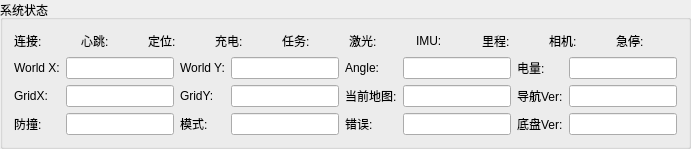
              <widget class="QGroupBox" name="groupBox_Pose">
               <property name="sizePolicy">
                <sizepolicy hsizetype="Preferred" vsizetype="Maximum">
                 <horstretch>0</horstretch>
                 <verstretch>0</verstretch>
                </sizepolicy>
               </property>
               <property name="title">
                <string>系统状态</string>
               </property>
               <layout class="QGridLayout" name="gridLayout_11">
                <item row="1" column="0">
                 <widget class="QLabel" name="label_WX">
                  <property name="text">
                   <string>World X:</string>
                  </property>
                 </widget>
                </item>
                <item row="1" column="2">
                 <widget class="QLabel" name="label_WY">
                  <property name="text">
                   <string>World Y:</string>
                  </property>
                 </widget>
                </item>
                <item row="1" column="4">
                 <widget class="QLabel" name="label_Angle">
                  <property name="text">
                   <string>Angle:</string>
                  </property>
                 </widget>
                </item>
                <item row="2" column="1">
                 <widget class="QLineEdit" name="lineEdit_GridX">
                  <property name="sizePolicy">
                   <sizepolicy hsizetype="Preferred" vsizetype="Fixed">
                    <horstretch>0</horstretch>
                    <verstretch>0</verstretch>
                   </sizepolicy>
                  </property>
                  <property name="readOnly">
                   <bool>true</bool>
                  </property>
                 </widget>
                </item>
                <item row="1" column="1">
                 <widget class="QLineEdit" name="lineEdit_WX">
                  <property name="sizePolicy">
                   <sizepolicy hsizetype="Preferred" vsizetype="Fixed">
                    <horstretch>0</horstretch>
                    <verstretch>0</verstretch>
                   </sizepolicy>
                  </property>
                  <property name="readOnly">
                   <bool>true</bool>
                  </property>
                 </widget>
                </item>
                <item row="2" column="3">
                 <widget class="QLineEdit" name="lineEdit_GridY">
                  <property name="sizePolicy">
                   <sizepolicy hsizetype="Preferred" vsizetype="Fixed">
                    <horstretch>0</horstretch>
                    <verstretch>0</verstretch>
                   </sizepolicy>
                  </property>
                  <property name="readOnly">
                   <bool>true</bool>
                  </property>
                 </widget>
                </item>
                <item row="1" column="7">
                 <widget class="QLineEdit" name="lineEdit_Battery">
                  <property name="sizePolicy">
                   <sizepolicy hsizetype="Preferred" vsizetype="Fixed">
                    <horstretch>0</horstretch>
                    <verstretch>0</verstretch>
                   </sizepolicy>
                  </property>
                  <property name="readOnly">
                   <bool>true</bool>
                  </property>
                 </widget>
                </item>
                <item row="2" column="6">
                 <widget class="QLabel" name="label_NavVer">
                  <property name="sizePolicy">
                   <sizepolicy hsizetype="Maximum" vsizetype="Preferred">
                    <horstretch>0</horstretch>
                    <verstretch>0</verstretch>
                   </sizepolicy>
                  </property>
                  <property name="text">
                   <string>导航Ver:</string>
                  </property>
                 </widget>
                </item>
                <item row="2" column="0">
                 <widget class="QLabel" name="label_GridX">
                  <property name="text">
                   <string>GridX:</string>
                  </property>
                 </widget>
                </item>
                <item row="1" column="3">
                 <widget class="QLineEdit" name="lineEdit_WY">
                  <property name="sizePolicy">
                   <sizepolicy hsizetype="Preferred" vsizetype="Fixed">
                    <horstretch>0</horstretch>
                    <verstretch>0</verstretch>
                   </sizepolicy>
                  </property>
                  <property name="readOnly">
                   <bool>true</bool>
                  </property>
                 </widget>
                </item>
                <item row="3" column="1">
                 <widget class="QLineEdit" name="lineEdit_AntiCollision">
                  <property name="sizePolicy">
                   <sizepolicy hsizetype="Preferred" vsizetype="Fixed">
                    <horstretch>0</horstretch>
                    <verstretch>0</verstretch>
                   </sizepolicy>
                  </property>
                  <property name="maximumSize">
                   <size>
                    <width>16777215</width>
                    <height>16777215</height>
                   </size>
                  </property>
                  <property name="readOnly">
                   <bool>true</bool>
                  </property>
                 </widget>
                </item>
                <item row="3" column="4">
                 <widget class="QLabel" name="label_ErrorCode">
                  <property name="sizePolicy">
                   <sizepolicy hsizetype="Maximum" vsizetype="Preferred">
                    <horstretch>0</horstretch>
                    <verstretch>0</verstretch>
                   </sizepolicy>
                  </property>
                  <property name="text">
                   <string>错误:</string>
                  </property>
                 </widget>
                </item>
                <item row="2" column="5">
                 <widget class="QLineEdit" name="lineEdit_CurrentMap">
                  <property name="sizePolicy">
                   <sizepolicy hsizetype="Preferred" vsizetype="Fixed">
                    <horstretch>0</horstretch>
                    <verstretch>0</verstretch>
                   </sizepolicy>
                  </property>
                  <property name="readOnly">
                   <bool>true</bool>
                  </property>
                 </widget>
                </item>
                <item row="1" column="5">
                 <widget class="QLineEdit" name="lineEdit_Angle">
                  <property name="sizePolicy">
                   <sizepolicy hsizetype="Preferred" vsizetype="Fixed">
                    <horstretch>0</horstretch>
                    <verstretch>0</verstretch>
                   </sizepolicy>
                  </property>
                  <property name="readOnly">
                   <bool>true</bool>
                  </property>
                 </widget>
                </item>
                <item row="3" column="0">
                 <widget class="QLabel" name="label_AntiCollision">
                  <property name="sizePolicy">
                   <sizepolicy hsizetype="Maximum" vsizetype="Preferred">
                    <horstretch>0</horstretch>
                    <verstretch>0</verstretch>
                   </sizepolicy>
                  </property>
                  <property name="text">
                   <string>防撞:</string>
                  </property>
                 </widget>
                </item>
                <item row="1" column="6">
                 <widget class="QLabel" name="label_Battery">
                  <property name="text">
                   <string>电量:</string>
                  </property>
                 </widget>
                </item>
                <item row="3" column="2">
                 <widget class="QLabel" name="label_WorkMode">
                  <property name="sizePolicy">
                   <sizepolicy hsizetype="Maximum" vsizetype="Preferred">
                    <horstretch>0</horstretch>
                    <verstretch>0</verstretch>
                   </sizepolicy>
                  </property>
                  <property name="text">
                   <string>模式:</string>
                  </property>
                 </widget>
                </item>
                <item row="3" column="3">
                 <widget class="QLineEdit" name="lineEdit_WorkMode">
                  <property name="sizePolicy">
                   <sizepolicy hsizetype="Preferred" vsizetype="Fixed">
                    <horstretch>0</horstretch>
                    <verstretch>0</verstretch>
                   </sizepolicy>
                  </property>
                  <property name="maximumSize">
                   <size>
                    <width>16777215</width>
                    <height>16777215</height>
                   </size>
                  </property>
                  <property name="readOnly">
                   <bool>true</bool>
                  </property>
                 </widget>
                </item>
                <item row="3" column="7">
                 <widget class="QLineEdit" name="lineEdit_ChassisVer">
                  <property name="sizePolicy">
                   <sizepolicy hsizetype="Preferred" vsizetype="Fixed">
                    <horstretch>0</horstretch>
                    <verstretch>0</verstretch>
                   </sizepolicy>
                  </property>
                  <property name="readOnly">
                   <bool>true</bool>
                  </property>
                 </widget>
                </item>
                <item row="3" column="6">
                 <widget class="QLabel" name="label_ChassisVer">
                  <property name="sizePolicy">
                   <sizepolicy hsizetype="Maximum" vsizetype="Preferred">
                    <horstretch>0</horstretch>
                    <verstretch>0</verstretch>
                   </sizepolicy>
                  </property>
                  <property name="text">
                   <string>底盘Ver:</string>
                  </property>
                 </widget>
                </item>
                <item row="2" column="2">
                 <widget class="QLabel" name="label_GridY">
                  <property name="text">
                   <string>GridY:</string>
                  </property>
                 </widget>
                </item>
                <item row="3" column="5">
                 <widget class="QLineEdit" name="lineEdit_ErrorCode">
                  <property name="sizePolicy">
                   <sizepolicy hsizetype="Preferred" vsizetype="Fixed">
                    <horstretch>0</horstretch>
                    <verstretch>0</verstretch>
                   </sizepolicy>
                  </property>
                  <property name="maximumSize">
                   <size>
                    <width>16777215</width>
                    <height>16777215</height>
                   </size>
                  </property>
                  <property name="readOnly">
                   <bool>true</bool>
                  </property>
                 </widget>
                </item>
                <item row="2" column="7">
                 <widget class="QLineEdit" name="lineEdit_NavVer">
                  <property name="sizePolicy">
                   <sizepolicy hsizetype="Preferred" vsizetype="Fixed">
                    <horstretch>0</horstretch>
                    <verstretch>0</verstretch>
                   </sizepolicy>
                  </property>
                  <property name="readOnly">
                   <bool>true</bool>
                  </property>
                 </widget>
                </item>
                <item row="2" column="4">
                 <widget class="QLabel" name="label_CurrentMap">
                  <property name="text">
                   <string>当前地图:</string>
                  </property>
                 </widget>
                </item>
                <item row="0" column="0" colspan="8">
                 <layout class="QHBoxLayout" name="horizontalLayout_8">
                  <item>
                   <widget class="QLabel" name="label_ConnStatus">
                    <property name="text">
                     <string>连接:</string>
                    </property>
                   </widget>
                  </item>
                  <item>
                   <widget class="c_Fr_Light" name="light_Connected" native="true">
                    <property name="minimumSize">
                     <size>
                      <width>20</width>
                      <height>20</height>
                     </size>
                    </property>
                   </widget>
                  </item>
                  <item>
                   <widget class="QLabel" name="label_Ready">
                    <property name="text">
                     <string>心跳:</string>
                    </property>
                   </widget>
                  </item>
                  <item>
                   <widget class="c_Fr_Light" name="light_Ready" native="true">
                    <property name="minimumSize">
                     <size>
                      <width>20</width>
                      <height>20</height>
                     </size>
                    </property>
                   </widget>
                  </item>
                  <item>
                   <widget class="QLabel" name="label_Localized">
                    <property name="text">
                     <string>定位:</string>
                    </property>
                   </widget>
                  </item>
                  <item>
                   <widget class="c_Fr_Light" name="light_Localized" native="true">
                    <property name="minimumSize">
                     <size>
                      <width>20</width>
                      <height>20</height>
                     </size>
                    </property>
                   </widget>
                  </item>
                  <item>
                   <widget class="QLabel" name="label_Charging">
                    <property name="text">
                     <string>充电:</string>
                    </property>
                   </widget>
                  </item>
                  <item>
                   <widget class="c_Fr_Light" name="light_Charging" native="true">
                    <property name="minimumSize">
                     <size>
                      <width>20</width>
                      <height>20</height>
                     </size>
                    </property>
                   </widget>
                  </item>
                  <item>
                   <widget class="QLabel" name="label_Task">
                    <property name="text">
                     <string>任务:</string>
                    </property>
                   </widget>
                  </item>
                  <item>
                   <widget class="c_Fr_Light" name="light_Task" native="true">
                    <property name="minimumSize">
                     <size>
                      <width>20</width>
                      <height>20</height>
                     </size>
                    </property>
                   </widget>
                  </item>
                  <item>
                   <widget class="QLabel" name="label_Lidar">
                    <property name="text">
                     <string>激光:</string>
                    </property>
                   </widget>
                  </item>
                  <item>
                   <widget class="c_Fr_Light" name="light_Lidar" native="true">
                    <property name="minimumSize">
                     <size>
                      <width>20</width>
                      <height>20</height>
                     </size>
                    </property>
                   </widget>
                  </item>
                  <item>
                   <widget class="QLabel" name="label_I">
                    <property name="text">
                     <string>IMU:</string>
                    </property>
                   </widget>
                  </item>
                  <item>
                   <widget class="c_Fr_Light" name="light_IMU" native="true">
                    <property name="minimumSize">
                     <size>
                      <width>20</width>
                      <height>20</height>
                     </size>
                    </property>
                   </widget>
                  </item>
                  <item>
                   <widget class="QLabel" name="label_O">
                    <property name="text">
                     <string>里程:</string>
                    </property>
                   </widget>
                  </item>
                  <item>
                   <widget class="c_Fr_Light" name="light_Odom" native="true">
                    <property name="minimumSize">
                     <size>
                      <width>20</width>
                      <height>20</height>
                     </size>
                    </property>
                   </widget>
                  </item>
                  <item>
                   <widget class="QLabel" name="label_Cam">
                    <property name="text">
                     <string>相机:</string>
                    </property>
                   </widget>
                  </item>
                  <item>
                   <widget class="c_Fr_Light" name="light_Camera" native="true">
                    <property name="minimumSize">
                     <size>
                      <width>20</width>
                      <height>20</height>
                     </size>
                    </property>
                   </widget>
                  </item>
                  <item>
                   <widget class="QLabel" name="label_Estop">
                    <property name="text">
                     <string>急停:</string>
                    </property>
                   </widget>
                  </item>
                  <item>
                   <widget class="c_Fr_Light" name="light_Estop" native="true">
                    <property name="minimumSize">
                     <size>
                      <width>20</width>
                      <height>20</height>
                     </size>
                    </property>
                   </widget>
                  </item>
                 </layout>
                </item>
               </layout>
              </widget>
